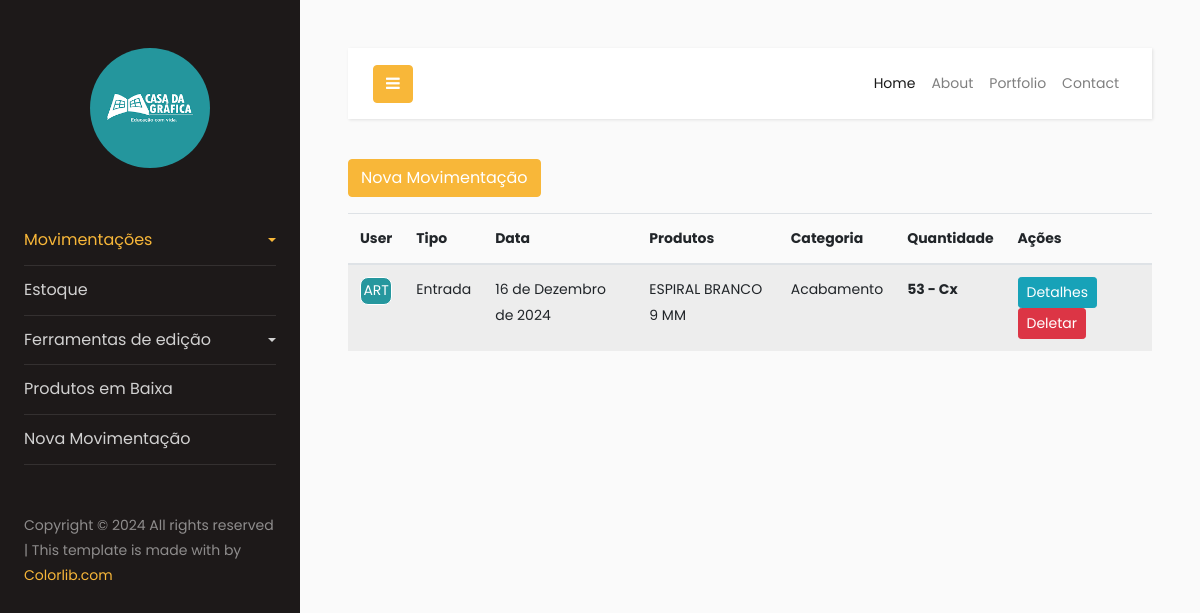
The app's page /movimentacoes/ (signed in) with its own data.
### movimentacoes/models.py (models this page shows)
class Movimentacoes(models.Model):
    TIPO_MOVIMENTACAO_CHOICES = [
        ('Entrada', 'Entrada'),
        ('Saída', 'Saída'),
    ]
    tipo_movimentacao = models.CharField(max_length=10, choices=TIPO_MOVIMENTACAO_CHOICES)
    qtde = models.IntegerField()
    data_chegada_saida = models.DateField()  # Certifique-se de que este campo está presente
    data = models.DateField(auto_now_add=True)
    id_empresa = models.ForeignKey(Empresa, on_delete=models.CASCADE)
    id_usuario = models.ForeignKey(User, on_delete=models.CASCADE)
    id_produto = models.ForeignKey(Produto, on_delete=models.CASCADE)

### produto/models.py (models this page shows, shortened)
class Produto(models.Model):
    nome = models.CharField(max_length=255)
    FORMATO = [
        ('null','null'),
        ('640x880','640x880'),
        ('660x960','660x960')
    ]
    formato = models.CharField(max_length=255, choices=FORMATO)
    estoqueMin = models.IntegerField();
    id_categoria = models.ForeignKey(Categoria, on_delete=models.CASCADE)
    id_formato = models.ForeignKey(Formato, on_delete=models.CASCADE)  # Formato está aqui
    unidades = models.IntegerField()
    data_cadastro = models.DateField(auto_now_add=True)

### categoria/models.py (models this page shows)
class Categoria(models.Model):
    categoria = models.CharField(max_length=255)
    data_cadastro = models.DateField(auto_now_add=True)
    def __str__(self):
        return self.categoria

### formato/models.py (models this page shows)
class Formato(models.Model):
    formato = models.CharField(max_length=255)
    data_cadastro = models.DateField(auto_now_add=True)
    def __str__(self):
        return self.formato

### movimentacoes/views.py (the view)
# urls.py: path('movimentacoes/', MovimentacoesListView.as_view(), name='movimentacoes-list'),
class MovimentacoesListView(LoginRequiredMixin, ListView):
    model = Movimentacoes
    template_name = 'movimentacoes_list.html'
    context_object_name = 'movimentacoes'

### movimentacoes/templates/movimentacoes_list.html (shortened to what this page needs)
<!DOCTYPE html>
<html lang="pt-br">
  {% include 'components/header/header.html' %}
  <body>
     <a href="{% url 'movimentacoes-create' %}" class="btn btn-primary mb-3">Nova Movimentação</a>
    <div class="table-responsive">
      <table class="table table-striped">
        <thead>
          <tr>
            <th scope="col">User</th>
            <th scope="col">Tipo</th>
            <th scope="col">Data</th>
            <th scope="col">Produtos</th>
            <th scope="col">Categoria</th>
            <th scope="col">Quantidade</th>
            <th scope="col">Ações</th>
          </tr>
        </thead>
        <tbody>
          {% for movimentacao in movimentacoes %}
            <tr>
              <td>
                <div class="user" style="
                border-style: solid;
                border-radius: 8px;
                text-align: center;
                border-width: 0.5px;
                color: white;
                background-color: #26979E;
            ">{{ movimentacao.id_usuario.username|slice:'3'|upper }}</div>
              </td>
              <td>{{ movimentacao.tipo_movimentacao }}</td>
              <td>{{ movimentacao.data }}</td>
              <td>{{ movimentacao.id_produto.nome }}</td>
              <td>{{ movimentacao.id_produto.id_categoria }}</td>
              <td> <strong>{{ movimentacao.qtde }} - {{ movimentacao.id_produto.id_formato }} </strong></td>
              <td>
                <a href="" class="btn btn-info btn-sm">Detalhes</a>
                <a href="{% url 'movimentacoes-delete' movimentacao.pk %}" class="btn btn-danger btn-sm">Deletar</a>
              </td>
            </tr>
          {% empty %}
            <tr>
              <td colspan="3" class="text-center">Nenhuma movimentação registrada.</td>
            </tr>
          {% endfor %}
        </tbody>
      </table>
    </div>
  </body>
  {% include 'components/footer/footer.html' %}
</html>

### records on screen
Movimentacoes: id_usuario.username "ART", tipo_movimentacao "Entrada", data "16 de Dezembro de 2024", id_produto.nome "ESPIRAL BRANCO 9 MM", id_produto.id_categoria "Acabamento", qtde "53", id_produto.id_formato "Cx"
